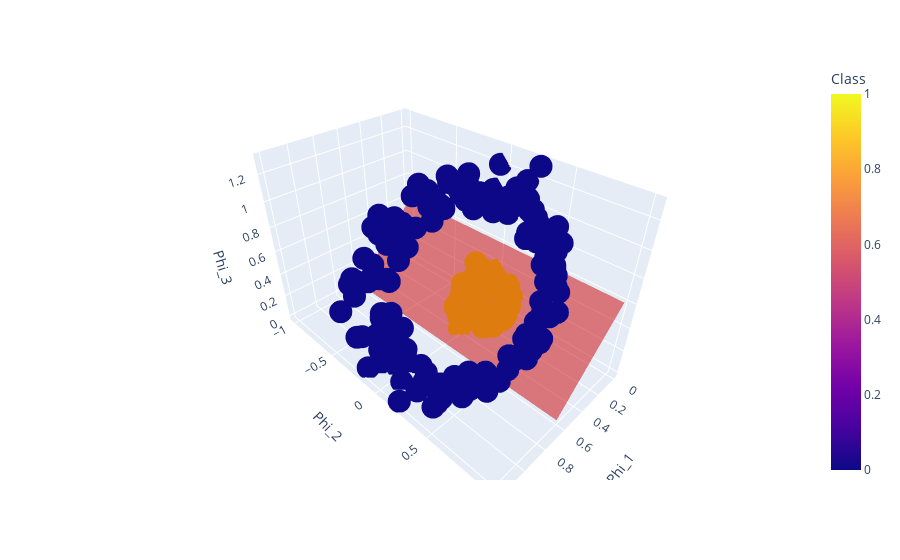

The notebook cell this image was saved under:
### Markdown cell above
3.

    4.

### Code cell
x_plane = np.linspace(0, 0.6, 10)
y_plane = np.linspace(-1, 1, 10)
x_plane, y_plane = np.meshgrid(x_plane, y_plane)
z_plane = 0.6 - x_plane

fig = px.scatter_3d(data, x='Phi_1', y='Phi_2', z='Phi_3', color='Class')
fig.add_mesh3d(x=x_plane.flatten(), y=y_plane.flatten(), z=z_plane.flatten(), opacity=0.5, color='red')
fig.show()
